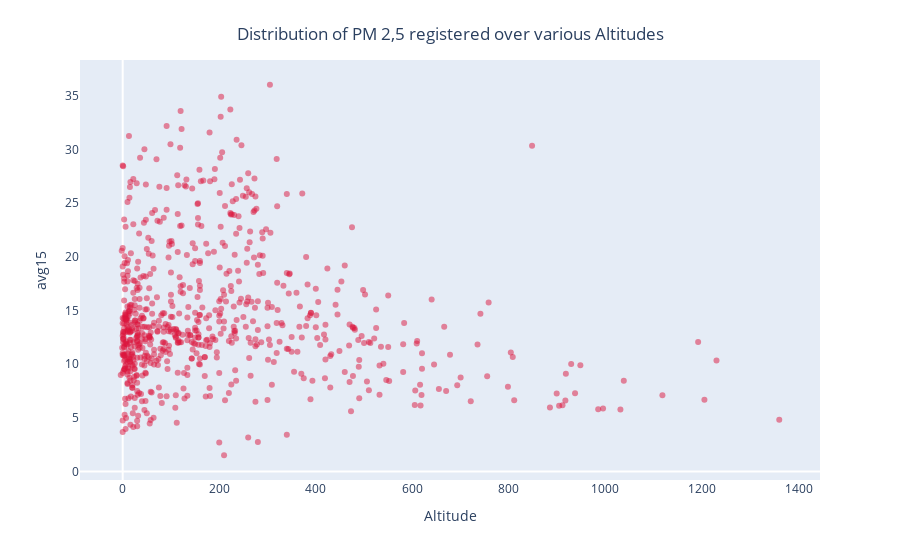

This figure's notebook cell:
### Code cell
fig = px.scatter(data_frame = df_air_quality, y="avg15", x="Altitude")
fig.update_layout(
    title={
        'text': "Distribution of PM 2,5 registered over various Altitudes",
        'y':0.95,
        'x':0.5,
        'xanchor': 'center',
        'yanchor': 'top'})
fig.update_traces(marker=dict(color="crimson"))
fig.update_traces(marker={"opacity": 0.5})  # Thus we see which combination of PM 2,5 and Altitude values exists the most
fig.update_xaxes(showgrid=False)
fig.update_yaxes(showgrid=False)
fig.show()

### Figure 1 — Plotly figure (JSON) as saved in the notebook; plotly's stock layout.template omitted (floating-point values rounded to 4 significant figures; data arrays with more than 128 entries replaced by an {"elided": "..."} marker saying what was removed)
{"data": [{"hovertemplate": "Altitude=%{x}<br>avg15=%{y}<extra></extra>", "legendgroup": "", "marker": {"color": "crimson", "opacity": 0.5, "symbol": "circle"}, "mode": "markers", "name": "", "orientation": "v", "showlegend": false, "type": "scatter", "x": {"elided": "710 float values"}, "xaxis": "x", "y": {"elided": "710 float values"}, "yaxis": "y"}], "layout": {"legend": {"tracegroupgap": 0}, "margin": {"t": 60}, "title": {"text": "Distribution of PM 2,5 registered over various Altitudes", "x": 0.5, "xanchor": "center", "y": 0.95, "yanchor": "top"}, "xaxis": {"anchor": "y", "domain": [0, 1], "showgrid": false, "title": {"text": "Altitude"}}, "yaxis": {"anchor": "x", "domain": [0, 1], "showgrid": false, "title": {"text": "avg15"}}}}
